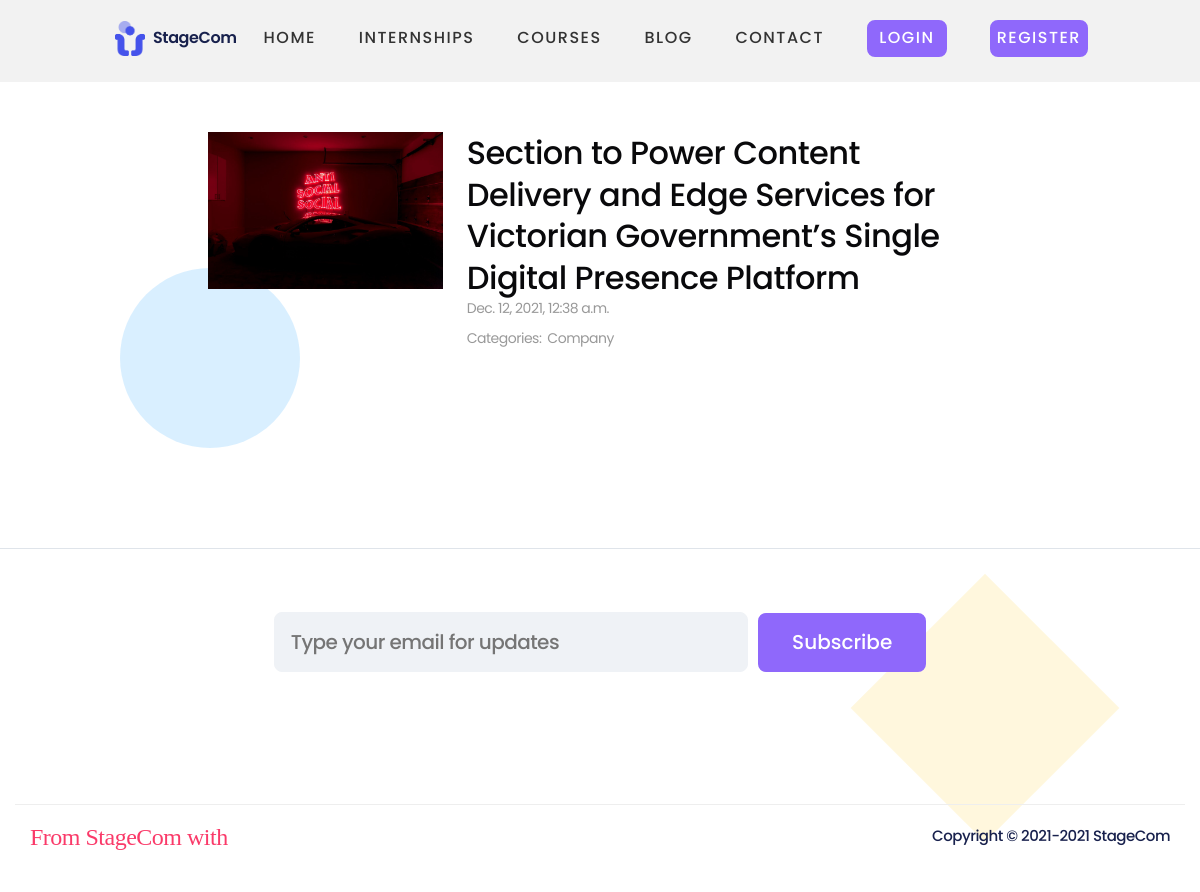
Screenshot of /blog/ with the database file from the repository.
### stagecomfacade/models.py (models this page shows, shortened)
class Blog(models.Model):
    title=models.CharField(max_length=255)
    image=models.ImageField(upload_to="blog_images",blank=True)
    category=models.CharField(max_length=60)
    date_added=models.DateTimeField(auto_now_add=True, blank=True)
    description1=models.TextField()
    description2=models.TextField()
    description3=models.TextField()
    description4=models.TextField()
    description5=models.TextField()
    description6=models.TextField()
    quote=models.TextField()
    authorQuote=models.CharField(max_length=60)

### stagecomfacade/views.py (the view)
# urls.py: 2. Add a URL to urlpatterns:  path('blog/', include('blog.urls'))
def blog(request):
    context={
        "blogs":Blog.objects.all()
    }
    return render(request, "pages/blog.html",context)

### stagecomfacade/templates/pages/blog.html (shortened to what this page needs)
{% extends "pages/base.html" %}
{% load static %}
{% block css  %}
<link rel="stylesheet" href="{% static 'css/blog.css' %}">
{% endblock css %}
{% block content %}
<section class="blog-listing-posts" style="padding-top:10px">
    <div class="section-container blog-listing-posts-container">
      <div class="blog-listing-posts-content">
        <ul class="list-unstyled xs-mb-80">
           {% for blog in blogs %}
            <li class="blog-listing-posts-item mix edge ">
              <a class="decoration-none xs-pb-40 xs-pt-40 prl-25 flex flex-wrap" href="{% url 'blogDet' blog.id %}">
                <div class="blog-listing-posts-item-image">
                    <img src="{% static blog.image.url %}" alt="">
                </div>
                <div class="blog-listing-posts-item-content">
                  <h3 class="title-3 text-link xs-mb-10">{{blog.title}}</h3>
                  <p class="text-blockquote xs-mb-20">{{blog.date_added}}</p>
                  <ul class="list-flex xs-mt-20 xs-mb-20">
                    <li class="text-blockquote" style="margin-right: 6px;">Categories:</li>
                      <li class="xs-mr-20 text-blockquote">{{blog.category}}</li>
                  </ul>
                </div>
              </a>
            </li>
          {% endfor %}
        </ul>
      </div>
    </div>
  </section>
{% endblock content %}

### stagecomfacade/static/css/base.css (style rules this page uses)
* { border:none; box-sizing: border-box; margin:0; padding:0; font-family: 'Poppins',sans-serif; }
body { font-family: "Poppins",sans-serif !important; color: #18214d; letter-spacing: -0.5px; cursor: default; display:flex; flex-direction: column; }
article, aside, figcaption, figure, footer, header, hgroup, main, nav, section { display: block; }
img { vertical-align: middle; border-style: none; }
a { color: #18214d; }
h1, h2, h3, h4, h5, h6 { font-weight: 700; line-height: 1em; margin: 0; padding: 0; }
a { text-decoration: none }
section { position: relative; }
ul { margin:0 }

### stagecomfacade/static/css/blog.css (style rules this page uses)
.section-container { margin-left: auto; margin-right: auto; padding-left: 0; padding-right: 0; max-width: 82.5rem; width: 100%; }
.list-unstyled { margin-left: 0; padding-left: 0; list-style: none; }
.blog-listing-posts-item { margin: 0 ; }
.flex-wrap { flex-wrap: wrap; }
.flex { display: flex; }
.decoration-none { text-decoration: none; }
.xs-pt-40 { padding-top: 40px; }
.xs-pb-40 { padding-bottom: 40px; }
.blog-listing-posts-item-image { flex: 0 1 auto; max-width: 400px; margin-bottom: 1.25rem; }
.blog-listing-posts-item-image { margin-right: 3%; margin-bottom: 0; max-width: 30%; width: 30%; }
.blog-listing-posts-item-content { flex: 0 1 auto; max-width: 67%; }
.blog-listing-posts-item-image img { max-width: 100%; height: auto; object-fit: cover; }
.title-3, .sajari-results-list ol li h3, .section-rich-text h3 { font-size: 32px; font-weight: 500; line-height: 1.3; }
.text-link, .sajari-results-list ol li h3 { color: #09090b; }
.text-blockquote { color: #999; }
.list-flex { display: flex; list-style: none; }
.prl-25 { padding-right: 2.5%; padding-left: 2.5%; }

### rows the page displays
Blog: image (picture), title "Section to Power Content Delivery and Edge Services for Victorian Government’s Single Digital Presence Platform", date_added "Dec. 12, 2021, 12:38 a.m.", category "Company"
